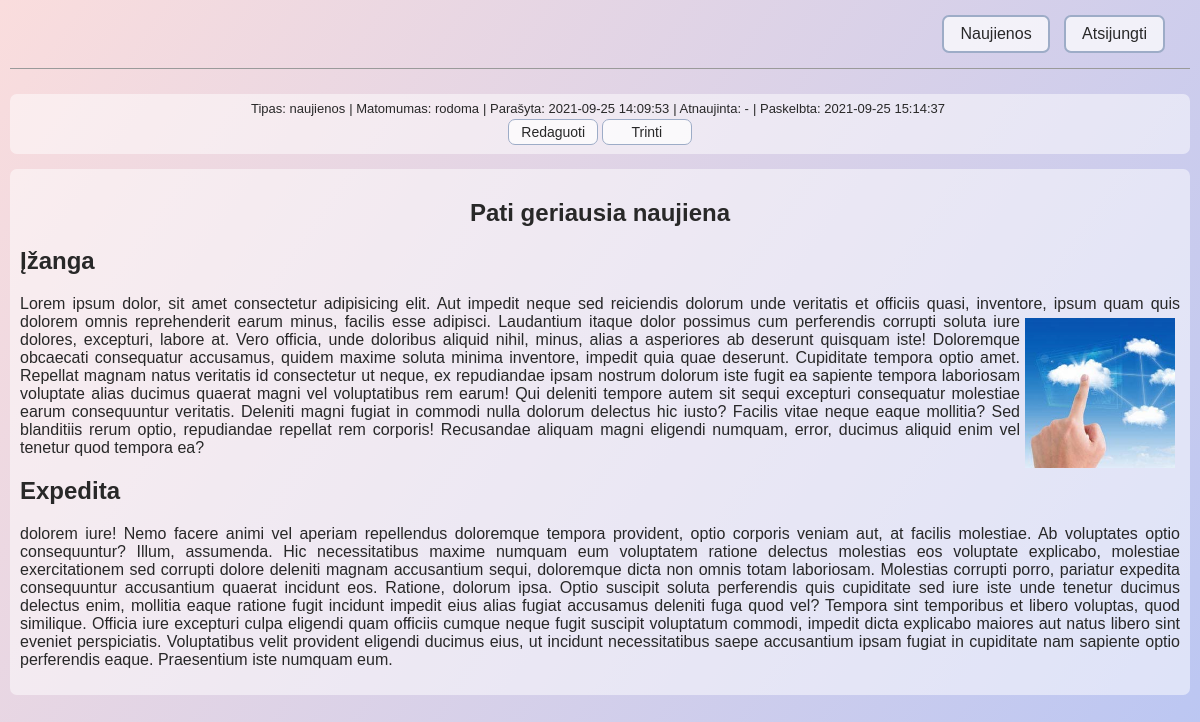
Screenshot of /admin.php?show&id=1 (signed in) with the database file from the repository.
### tables this page shows
CREATE TABLE `news` (
  `id` int(11) NOT NULL,
  `short` varchar(100) NOT NULL,
  `full` text NOT NULL,
  `visible` tinyint(1) NOT NULL,
  `type` int(11) NOT NULL,
  `created_at` datetime NOT NULL,
  `updated_at` datetime DEFAULT NULL,
  `visible_at` datetime NOT NULL
);

CREATE TABLE `news_type` (
  `id` int(11) NOT NULL,
  `type` varchar(100) NOT NULL
);

### includes/classes/News.php (called while the page is built, shortened)
<?php
class News {
    private $id;
    private $short;
    private $full;
    private $visible;
    private $typeName;
    private $created_at;
    private $updated_at;
    private $visible_at;
    public function __construct($con, $id) {
        $this->con = $con;
        $this->id = $id;
        $query = $this->con->prepare('SELECT news.*, news_type.type as typeName
                            FROM news JOIN news_type
                            WHERE news.type=news_type.id AND news.id=:id');
        $query->execute(array(':id' => $this->id));
        $newsData = $query->fetch(PDO::FETCH_ASSOC);
        $this->short = $newsData['short'];
        $this->full = $newsData['full'];
        $this->visible = $newsData['visible'];
        $this->typeName = $newsData['typeName'];
        $this->created_at = $newsData['created_at'];
        $this->updated_at = $newsData['updated_at'];
        $this->visible_at = $newsData['visible_at'];
    }
    public function getId() {
        return $this->id;
    }
    public function getShort() {
        return $this->short;
    }
    public function getFull() {
        return $this->full;
    }
    public function getVisible() {
        return $this->visible;
    }
    public function getTypeName() {
        return $this->typeName;
    }
    public function getCreatedAt() {
        return $this->created_at;
    }
    public function getUpdatedAt() {
        return $this->updated_at;
    }
    public function getVisibleAt() {
        return $this->visible_at;
    }
}
?>

### includes/pages/showNews.php (the view, shortened to what this page needs)
<?php
    $news = new News($con, $_GET['id']);
    if($news->getShort() != '') {
        $visible = $news->getVisible() ? 'rodoma' : 'nerodoma';
        $updated = $news->getUpdatedAt() ? $news->getUpdatedAt() : '-';
        echo '
            <div class="newsInfo">
                <div>
                    <span>Tipas: '. $news->getTypeName().'</span>
                    <span>Matomumas: '. $visible .'</span>
                    <span>Parašyta: '. $news->getCreatedAt() .'</span>
                    <span>Atnaujinta: '. $updated .'</span>
                    <span style="white-space: nowrap">Paskelbta: '. $news->getVisibleAt() .'</span>
                </div>
                <div>
                    <a href="admin.php?edit&id='. $news->getId()  .'" class="smallButton">Redaguoti</a>
                    <a href="admin.php?delete&id='. $news->getId()  .'" class="smallButton">Trinti</a>
                </div>
            </div>
            <div class="newsBody">
                <h2 class="title">'. $news->getShort() .'</h2>
                '. $news->getFull() .'
            </div>';
    } else {
        $_SESSION['errorMessage'] = 'Įvyko klaida. Naujiena su nurodytu ID neegzistuoja.';
        header('Location: admin.php');
    }
?>

### includes/css/style.css (style rules this page uses)
* { box-sizing: border-box; }
a { color: #282828; }
body { color: #282828; font-family: 'Trebuchet MS', 'Lucida Sans Unicode', 'Lucida Grande', 'Lucida Sans', Arial, sans-serif; margin: 0; min-height: 100vh; height: 100%; display: flex; justify-content: center; background: linear-gradient(125deg, #fadddd, #bac6f3); }
.button, .smallButton { text-align: center; display: inline-block; font-size: 16px; background-color: rgba(255, 255, 255, 0.719); padding: 8px 16px; cursor: pointer; border: 2px solid #9dacc7; border-radius: 7px; text-decoration: none; }
.smallButton { width: 90px; margin-bottom: 2px; font-size: 14px; padding: 4px 10px; border: 1px solid #9dacc7; }
.newsInfo { font-size: 13px; min-height: 60px; display: flex; justify-content: space-between; flex-direction: column; background-color: rgba(255, 255, 255, 0.5); border-radius: 7px; padding: 7px; }
.newsInfo span { white-space: nowrap; }
.newsInfo span::after { content: "|"; margin-left: 4px; }
.newsInfo span:last-of-type:after { content: ""; }
.newsBody { background-color: rgba(255, 255, 255, 0.5); padding: 10px; margin: 15px 0; border-radius: 7px; word-wrap: break-word; text-align: left; }
.newsBody .title { text-align: center; }

### rows the page displays
news: news_type.type "naujienos", visible "rodoma", created_at "2021-09-25 14:09:53", updated_at "-", visible_at "2021-09-25 15:14:37", short "Pati geriausia naujiena", full "Įžanga Lorem ipsum dolor, sit amet consectetur adipisicing elit. Aut impedit neque sed reiciendis dolorum unde veritatis et officiis quasi, inventore, ipsum quam quis dolorem omnis reprehenderit e arum minus, facilis esse adipisci. Laudantium itaque dolor possimus cum perferendis corrupti soluta iure dolores, excepturi, labore at. Vero officia, unde doloribus aliquid nihil, minus, alias a asperiores ab deserunt quisquam iste! Doloremque obcaecati consequatur accusamus, quidem maxime soluta minima inventore, impedit quia quae deserunt. Cupiditate tempora optio amet. Repellat magnam natus veritatis id consectetur ut neque, ex repudiandae ipsam nostrum dolorum iste fugit ea sapiente tempora…", full (picture)
